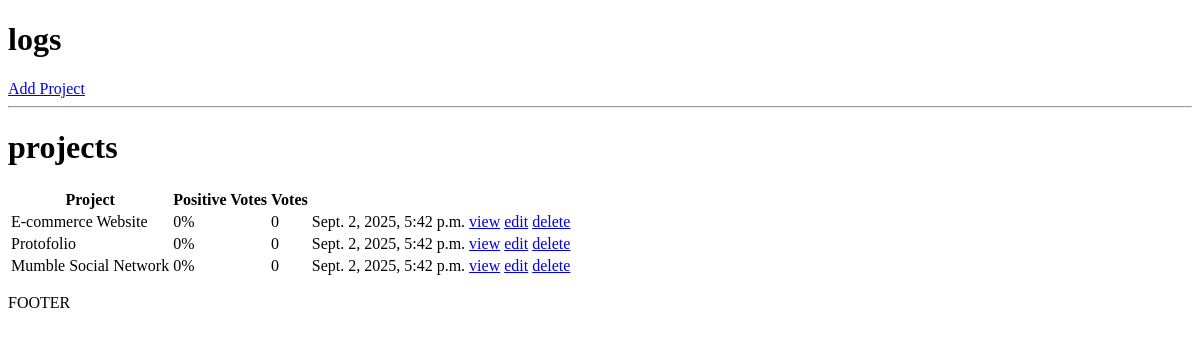
Before: / with the older database file.
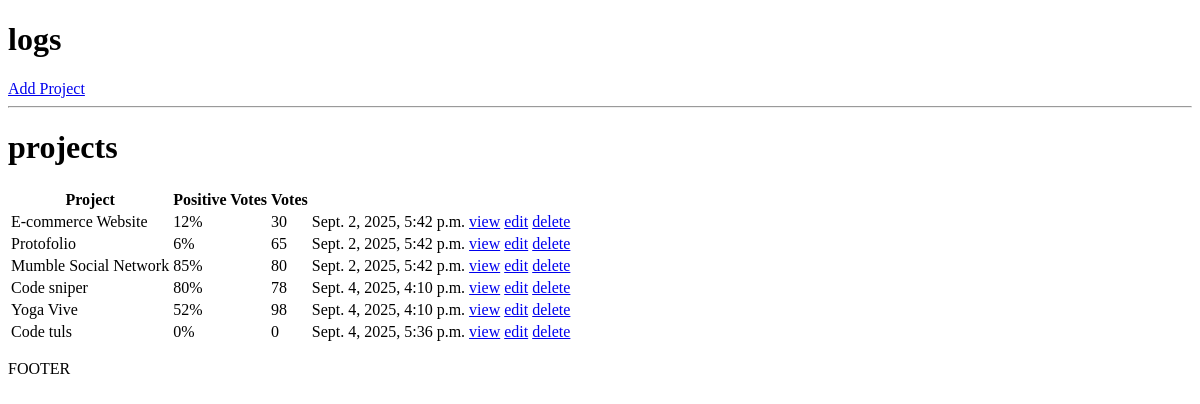
After: the same page with the newer database file.
### projects/models.py (models this page shows, shortened)
class Project(models.Model):
    title = models.CharField(max_length=200)
    description = models.TextField(null=True,blank=True)
    demo_link = models.CharField(max_length=2000,null=True,blank=True)
    source_link = models.CharField(max_length=2000,null=True,blank=True)
    tags = models.ManyToManyField('Tag',blank=True)
    vote_total = models.IntegerField(default=0,null=True,blank=True)
    vote_ratio = models.IntegerField(default=0,null=True,blank=True)
    created = models.DateTimeField(auto_now_add=True)
    id = models.UUIDField(default=uuid.uuid4,unique=True,primary_key=True,editable=False)

### projects/views.py (the view)
# urls.py: path('',include('projects.urls'))
def projects(request):
    projects = Project.objects.all()
    context = {'projects': projects}
    return render(request, 'projects/projects.html', context)

### projects/templates/projects/projects.html
{% extends 'main.html' %}
{% block content %}
<h1>projects</h1>
<table>
    <tr>
        <th>Project</th>
        <th>Positive Votes</th>
        <th>Votes</th>
        <th></th>
        <th></th>
    </tr>
    {% for project in projects %}
    <tr>
        <td>{{project.title}}</td>
        <td>{{project.vote_total}}%</td>
        <td>{{project.vote_ratio}}</td>
        <td>{{project.created}}</td>
        <td> <a href="{% url 'project' project.id %}">view</a></td>
        <td> <a href="{% url 'update-project' project.id %}">edit</a></td>
        <td> <a href="{% url 'delete-project' project.id %}">delete</a></td>
    </tr>
    {%endfor%}
</table>
{% endblock content %}

### templates/main.html (shortened to what this page needs)
<!DOCTYPE html>
<html lang="en">
<head>
</head>
<body>
    {% include 'navbar.html' %}
    {% block content %}
    {% endblock content %}
    <p>FOOTER</p>
</body>
</html>

### templates/navbar.html
<h1>logs</h1>
<a href="{% url 'create-project' %}"> Add Project</a>
<hr>

Changed rows visible on the page:
changed Project "E-commerce Website": vote_total "0" → "12"; vote_ratio "0" → "30"
changed Project "Protofolio": vote_total "0" → "6"; vote_ratio "0" → "65"
changed Project "Mumble Social Network": vote_total "0" → "85"; vote_ratio "0" → "80"
added Project: title "Code sniper", vote_total "80", vote_ratio "78", created "Sept. 4, 2025, 4:10 p.m."
added Project: title "Yoga Vive", vote_total "52", vote_ratio "98", created "Sept. 4, 2025, 4:10 p.m."
added Project: title "Code tuls", vote_total "0", vote_ratio "0", created "Sept. 4, 2025, 5:36 p.m."
